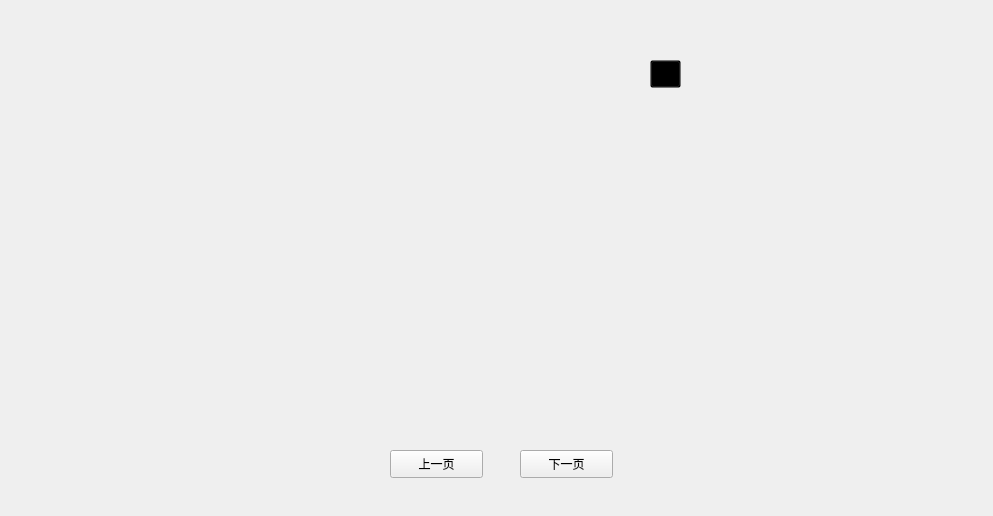
<?xml version="1.0" encoding="UTF-8"?>
<ui version="4.0">
 <class>Form</class>
 <widget class="QWidget" name="Form">
  <property name="geometry">
   <rect>
    <x>0</x>
    <y>0</y>
    <width>993</width>
    <height>516</height>
   </rect>
  </property>
  <property name="minimumSize">
   <size>
    <width>993</width>
    <height>516</height>
   </size>
  </property>
  <property name="maximumSize">
   <size>
    <width>993</width>
    <height>516</height>
   </size>
  </property>
  <property name="font">
   <font>
    <family>Bell MT</family>
    <pointsize>9</pointsize>
   </font>
  </property>
  <property name="windowTitle">
   <string>Form</string>
  </property>
  <property name="styleSheet">
   <string notr="true">QWidget#Form{

	border-image: url(:/login/images/rank.jpg);
}</string>
  </property>
  <widget class="QWidget" name="gridLayoutWidget">
   <property name="geometry">
    <rect>
     <x>410</x>
     <y>190</y>
     <width>151</width>
     <height>41</height>
    </rect>
   </property>
   <layout class="QGridLayout" name="gridLayout">
    <item row="0" column="0">
     <widget class="QLabel" name="label_1_2">
      <property name="styleSheet">
       <string notr="true">font: 12pt &quot;楷体&quot;;</string>
      </property>
      <property name="text">
       <string/>
      </property>
      <property name="alignment">
       <set>Qt::AlignCenter</set>
      </property>
     </widget>
    </item>
   </layout>
  </widget>
  <widget class="QWidget" name="gridLayoutWidget_6">
   <property name="geometry">
    <rect>
     <x>410</x>
     <y>240</y>
     <width>151</width>
     <height>41</height>
    </rect>
   </property>
   <layout class="QGridLayout" name="gridLayout_6">
    <item row="0" column="0">
     <widget class="QLabel" name="label_2_2">
      <property name="styleSheet">
       <string notr="true">font: 12pt &quot;楷体&quot;;</string>
      </property>
      <property name="text">
       <string/>
      </property>
      <property name="alignment">
       <set>Qt::AlignCenter</set>
      </property>
     </widget>
    </item>
   </layout>
  </widget>
  <widget class="QWidget" name="gridLayoutWidget_4">
   <property name="geometry">
    <rect>
     <x>410</x>
     <y>290</y>
     <width>151</width>
     <height>41</height>
    </rect>
   </property>
   <layout class="QGridLayout" name="gridLayout_4">
    <item row="0" column="0">
     <widget class="QLabel" name="label_3_2">
      <property name="styleSheet">
       <string notr="true">font: 12pt &quot;楷体&quot;;</string>
      </property>
      <property name="text">
       <string/>
      </property>
      <property name="alignment">
       <set>Qt::AlignCenter</set>
      </property>
     </widget>
    </item>
   </layout>
  </widget>
  <widget class="QWidget" name="gridLayoutWidget_5">
   <property name="geometry">
    <rect>
     <x>410</x>
     <y>340</y>
     <width>151</width>
     <height>41</height>
    </rect>
   </property>
   <layout class="QGridLayout" name="gridLayout_5">
    <item row="0" column="0">
     <widget class="QLabel" name="label_4_2">
      <property name="styleSheet">
       <string notr="true">font: 12pt &quot;楷体&quot;;</string>
      </property>
      <property name="text">
       <string/>
      </property>
      <property name="alignment">
       <set>Qt::AlignCenter</set>
      </property>
     </widget>
    </item>
   </layout>
  </widget>
  <widget class="QWidget" name="gridLayoutWidget_7">
   <property name="geometry">
    <rect>
     <x>410</x>
     <y>390</y>
     <width>151</width>
     <height>41</height>
    </rect>
   </property>
   <layout class="QGridLayout" name="gridLayout_7">
    <item row="0" column="0">
     <widget class="QLabel" name="label_5_2">
      <property name="styleSheet">
       <string notr="true">font: 12pt &quot;楷体&quot;;</string>
      </property>
      <property name="text">
       <string/>
      </property>
      <property name="alignment">
       <set>Qt::AlignCenter</set>
      </property>
     </widget>
    </item>
   </layout>
  </widget>
  <widget class="QWidget" name="gridLayoutWidget_2">
   <property name="geometry">
    <rect>
     <x>570</x>
     <y>190</y>
     <width>110</width>
     <height>41</height>
    </rect>
   </property>
   <layout class="QGridLayout" name="gridLayout_2">
    <item row="0" column="0">
     <widget class="QLabel" name="label_1_3">
      <property name="styleSheet">
       <string notr="true">font: 12pt &quot;楷体&quot;;</string>
      </property>
      <property name="text">
       <string/>
      </property>
      <property name="alignment">
       <set>Qt::AlignCenter</set>
      </property>
     </widget>
    </item>
   </layout>
  </widget>
  <widget class="QWidget" name="gridLayoutWidget_8">
   <property name="geometry">
    <rect>
     <x>570</x>
     <y>240</y>
     <width>110</width>
     <height>41</height>
    </rect>
   </property>
   <layout class="QGridLayout" name="gridLayout_8">
    <item row="0" column="0">
     <widget class="QLabel" name="label_2_3">
      <property name="font">
       <font>
        <family>楷体</family>
        <pointsize>12</pointsize>
        <weight>50</weight>
        <italic>false</italic>
        <bold>false</bold>
       </font>
      </property>
      <property name="styleSheet">
       <string notr="true">font: 12pt &quot;楷体&quot;;</string>
      </property>
      <property name="text">
       <string/>
      </property>
      <property name="alignment">
       <set>Qt::AlignCenter</set>
      </property>
     </widget>
    </item>
   </layout>
  </widget>
  <widget class="QWidget" name="gridLayoutWidget_9">
   <property name="geometry">
    <rect>
     <x>570</x>
     <y>290</y>
     <width>110</width>
     <height>41</height>
    </rect>
   </property>
   <layout class="QGridLayout" name="gridLayout_9">
    <item row="0" column="0">
     <widget class="QLabel" name="label_3_3">
      <property name="styleSheet">
       <string notr="true">font: 12pt &quot;楷体&quot;;</string>
      </property>
      <property name="text">
       <string/>
      </property>
      <property name="alignment">
       <set>Qt::AlignCenter</set>
      </property>
     </widget>
    </item>
   </layout>
  </widget>
  <widget class="QWidget" name="gridLayoutWidget_10">
   <property name="geometry">
    <rect>
     <x>570</x>
     <y>340</y>
     <width>110</width>
     <height>41</height>
    </rect>
   </property>
   <layout class="QGridLayout" name="gridLayout_10">
    <item row="0" column="0">
     <widget class="QLabel" name="label_4_3">
      <property name="styleSheet">
       <string notr="true">font: 12pt &quot;楷体&quot;;</string>
      </property>
      <property name="text">
       <string/>
      </property>
      <property name="alignment">
       <set>Qt::AlignCenter</set>
      </property>
     </widget>
    </item>
   </layout>
  </widget>
  <widget class="QWidget" name="verticalLayoutWidget">
   <property name="geometry">
    <rect>
     <x>330</x>
     <y>190</y>
     <width>110</width>
     <height>41</height>
    </rect>
   </property>
   <layout class="QVBoxLayout" name="verticalLayout">
    <item>
     <widget class="QLabel" name="label_1_1">
      <property name="styleSheet">
       <string notr="true">font: 12pt &quot;楷体&quot;;</string>
      </property>
      <property name="text">
       <string/>
      </property>
      <property name="alignment">
       <set>Qt::AlignLeading|Qt::AlignLeft|Qt::AlignVCenter</set>
      </property>
     </widget>
    </item>
   </layout>
  </widget>
  <widget class="QWidget" name="verticalLayoutWidget_2">
   <property name="geometry">
    <rect>
     <x>330</x>
     <y>240</y>
     <width>110</width>
     <height>41</height>
    </rect>
   </property>
   <layout class="QVBoxLayout" name="verticalLayout_2">
    <item>
     <widget class="QLabel" name="label_2_1">
      <property name="styleSheet">
       <string notr="true">font: 12pt &quot;楷体&quot;;</string>
      </property>
      <property name="text">
       <string/>
      </property>
      <property name="alignment">
       <set>Qt::AlignLeading|Qt::AlignLeft|Qt::AlignVCenter</set>
      </property>
     </widget>
    </item>
   </layout>
  </widget>
  <widget class="QWidget" name="verticalLayoutWidget_3">
   <property name="geometry">
    <rect>
     <x>330</x>
     <y>290</y>
     <width>92</width>
     <height>41</height>
    </rect>
   </property>
   <layout class="QVBoxLayout" name="verticalLayout_3">
    <item>
     <widget class="QLabel" name="label_3_1">
      <property name="styleSheet">
       <string notr="true">font: 12pt &quot;楷体&quot;;</string>
      </property>
      <property name="text">
       <string/>
      </property>
      <property name="alignment">
       <set>Qt::AlignLeading|Qt::AlignLeft|Qt::AlignVCenter</set>
      </property>
     </widget>
    </item>
   </layout>
  </widget>
  <widget class="QWidget" name="verticalLayoutWidget_4">
   <property name="geometry">
    <rect>
     <x>330</x>
     <y>340</y>
     <width>92</width>
     <height>41</height>
    </rect>
   </property>
   <layout class="QVBoxLayout" name="verticalLayout_4">
    <item>
     <widget class="QLabel" name="label_4_1">
      <property name="styleSheet">
       <string notr="true">font: 12pt &quot;楷体&quot;;</string>
      </property>
      <property name="text">
       <string/>
      </property>
      <property name="alignment">
       <set>Qt::AlignLeading|Qt::AlignLeft|Qt::AlignVCenter</set>
      </property>
     </widget>
    </item>
   </layout>
  </widget>
  <widget class="QWidget" name="verticalLayoutWidget_5">
   <property name="geometry">
    <rect>
     <x>330</x>
     <y>390</y>
     <width>92</width>
     <height>41</height>
    </rect>
   </property>
   <layout class="QVBoxLayout" name="verticalLayout_5">
    <item>
     <widget class="QLabel" name="label_5_1">
      <property name="styleSheet">
       <string notr="true">font: 12pt &quot;楷体&quot;;</string>
      </property>
      <property name="text">
       <string/>
      </property>
      <property name="alignment">
       <set>Qt::AlignLeading|Qt::AlignLeft|Qt::AlignVCenter</set>
      </property>
     </widget>
    </item>
   </layout>
  </widget>
  <widget class="QLabel" name="label_5_3">
   <property name="geometry">
    <rect>
     <x>570</x>
     <y>390</y>
     <width>108</width>
     <height>39</height>
    </rect>
   </property>
   <property name="styleSheet">
    <string notr="true">font: 12pt &quot;楷体&quot;;</string>
   </property>
   <property name="text">
    <string/>
   </property>
   <property name="alignment">
    <set>Qt::AlignCenter</set>
   </property>
  </widget>
  <widget class="QPushButton" name="pushButton">
   <property name="geometry">
    <rect>
     <x>390</x>
     <y>450</y>
     <width>93</width>
     <height>28</height>
    </rect>
   </property>
   <property name="text">
    <string>上一页</string>
   </property>
  </widget>
  <widget class="QPushButton" name="pushButton_2">
   <property name="geometry">
    <rect>
     <x>520</x>
     <y>450</y>
     <width>93</width>
     <height>28</height>
    </rect>
   </property>
   <property name="text">
    <string>下一页</string>
   </property>
  </widget>
  <widget class="QPushButton" name="pushButton_3">
   <property name="geometry">
    <rect>
     <x>650</x>
     <y>60</y>
     <width>31</width>
     <height>28</height>
    </rect>
   </property>
   <property name="styleSheet">
    <string notr="true">background-color: transparent;</string>
   </property>
   <property name="text">
    <string/>
   </property>
  </widget>
 </widget>
 <resources>
  <include location="images.qrc"/>
 </resources>
 <connections>
  <connection>
   <sender>pushButton</sender>
   <signal>clicked()</signal>
   <receiver>Form</receiver>
   <slot>preview()</slot>
   <hints>
    <hint type="sourcelabel">
     <x>412</x>
     <y>461</y>
    </hint>
    <hint type="destinationlabel">
     <x>-46</x>
     <y>443</y>
    </hint>
   </hints>
  </connection>
  <connection>
   <sender>pushButton_2</sender>
   <signal>clicked()</signal>
   <receiver>Form</receiver>
   <slot>next()</slot>
   <hints>
    <hint type="sourcelabel">
     <x>579</x>
     <y>454</y>
    </hint>
    <hint type="destinationlabel">
     <x>1021</x>
     <y>442</y>
    </hint>
   </hints>
  </connection>
  <connection>
   <sender>pushButton_3</sender>
   <signal>clicked()</signal>
   <receiver>Form</receiver>
   <slot>exit()</slot>
   <hints>
    <hint type="sourcelabel">
     <x>674</x>
     <y>73</y>
    </hint>
    <hint type="destinationlabel">
     <x>1020</x>
     <y>107</y>
    </hint>
   </hints>
  </connection>
 </connections>
 <slots>
  <slot>preview()</slot>
  <slot>next()</slot>
  <slot>exit()</slot>
 </slots>
</ui>
